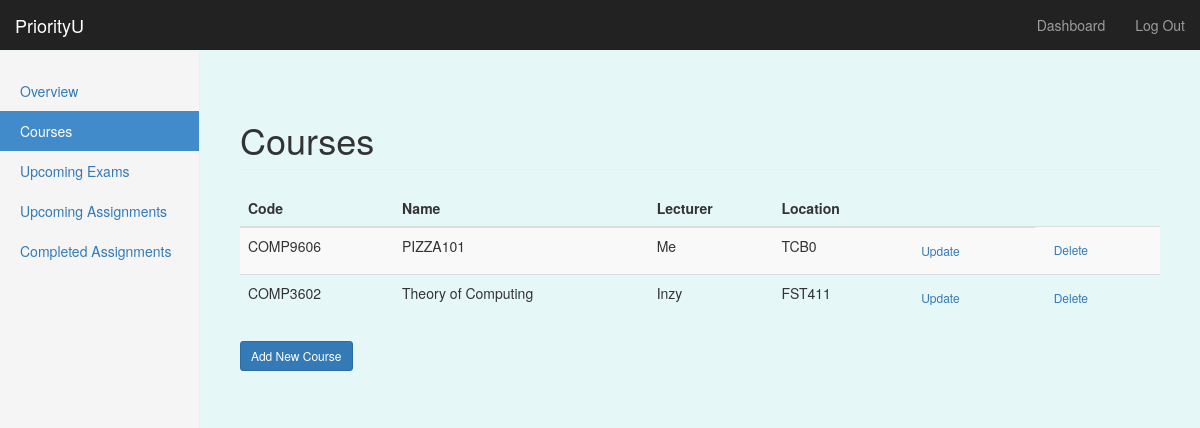
The page /dashboard/courses (signed in) on the database its author committed.
### priorityU/models/models.py (models this page shows, shortened)
class Courses(db.Model):
    __tablename__ = 'courses'
    c_id = db.Column(db.Integer, primary_key=True)
    course_code = db.Column(db.String, nullable=False)
    course_name = db.Column(db.String, nullable=False)
    lecturer = db.Column(db.String, nullable=False)
    location = db.Column(db.String, nullable=False)
    user_id = db.Column(db.Integer, db.ForeignKey('users.id'))

### priorityU/routes.py (the view)
@app.route('/dashboard/courses')
@login_required
def courses():
    user_courses = Courses.query.filter_by(user_id=current_user.get_id()).order_by(Courses.course_code.desc()).all()
    return render_template('courses.html', name=current_user.username, courses=user_courses,add_state=False,edit_state=False, form=None)

### priorityU/routes.py (called while the page is built)
@login_manager.user_loader
def load_user(user_id):
    return User.query.get(int(user_id))

### priorityU/templates/courses.html (shortened to what this page needs)
{% extends "bootstrap/base.html" %}
{% import "bootstrap/wtf.html" as wtf %}
{% block styles %}
{{super()}}
<link rel="stylesheet" href="{{url_for('.static', filename='style.css')}}">
{% endblock %}
{% block content %}
    <nav class="navbar navbar-inverse navbar-fixed-top">
      <div class="container-fluid">
        <div class="navbar-header">
          <a class="navbar-brand" href="#">PriorityU</a>
        </div>
        <div id="navbar" class="navbar-collapse collapse">
          <ul class="nav navbar-nav navbar-right">
            <li><a href="#">Dashboard</a></li>
            <li><a href="{{ url_for('logout') }}">Log Out</a></li>
          </ul>
        </div>
      </div>
    </nav>
    <div class="container-fluid">
      <div class="row">
        <div class="col-sm-3 col-md-2 sidebar">
          <ul class="nav nav-sidebar">
              <li {% if request.endpoint == 'dashboard' %} class="active" {% endif %}> <a href="{{url_for('dashboard')}}">Overview</a></li>
              <li {% if request.endpoint == 'courses' %} class="active" {% endif %}><a href="{{url_for('courses')}}" id="tab2-id">Courses</a></li>
              <li {% if request.endpoint == 'exams' %} class="active" {% endif %}><a href="{{url_for('exams')}}">Upcoming Exams</a></li>
              <li {% if request.endpoint == 'assignments' %} class="active" {% endif %}><a href="{{url_for('assignments')}}">Upcoming Assignments</a></li>
              <li {% if request.endpoint == 'completed' %} class="active" {% endif %} ><a href="{{url_for('completed')}}">Completed Assignments</a></li>
          </ul>
        </div>
       {% if add_state and form %}
       <div class="col-sm-4 col-md-offset-2 main">
         <form class="form-signin" method="POST">
            <h2 class="form-signin-heading">Add Course</h2>
            {{ form.hidden_tag() }}
            {{ wtf.form_field(form.code) }}
            {{ wtf.form_field(form.title) }}
            {{ wtf.form_field(form.lecturer) }}
            {{ wtf.form_field(form.location) }}
            <button class="btn btn-sm btn-primary" type="submit">Create</button>
            <a href="{{ url_for('courses') }}">Cancel</a>
         </form>
       <div class="col-sm-4 col-md-offset-2 main">
       {% else %}
       <div class="col-sm-9 col-sm-offset-3 col-md-10 col-md-offset-2 main">
          <h1 class="page-header">Courses</h1>
          <table class="table table-striped table-hover">
            <thead class="thead-dark">
                <tr>
                    <th>Code</th><th>Name</th><th>Lecturer</th><th>Location</th><th></th>
                </tr>
            </thead>
            <tbody>
                {% for c in courses %}
                <tr>
                    <td>{{c.course_code}}</td>
                    <td>{{c.course_name}}</td>
                    <td>{{c.lecturer}}</td>
                    <td>{{c.location}}</td>
                    <td>
                      <a href='#' class="btn btn-secondary btn-sm">Update</a>
                    </td>
                    <td>
                      <a href='/dashboard/assignments/{{c.c_id}}' class="btn btn-secondary btn-sm">Delete</a>
                    </td>
                </tr>
                {% endfor %}
            </tbody>
          </table>
       <h4><a href="{{ url_for('addCourse') }}" class="btn btn-primary btn-sm">Add New Course</a></h4>
      </div>
      {% endif %}
      </div>
    </div>
{% endblock %}

### priorityU/static/style.css (style rules this page uses)
body { padding-top: 50px; }
.navbar-fixed-top { border: 0; }
.sidebar { display: none; }
@media (min-width: 768px) { .sidebar { position: fixed; top: 51px; bottom: 0; left: 0; z-index: 1000; display: block; padding: 20px; overflow-x: hidden; overflow-y: auto; background-color: #f5f5f5; border-right: 1px solid #eee; } }
.nav-sidebar { margin-right: -21px; margin-bottom: 20px; margin-left: -20px; }
.nav-sidebar > li > a { padding-right: 20px; padding-left: 20px; }
.nav-sidebar > .active > a, .nav-sidebar > .active > a:hover, .nav-sidebar > .active > a:focus { color: #fff; background-color: #428bca; }
.main { padding: 20px; }
@media (min-width: 768px) { .main { padding-right: 40px; padding-left: 40px; } }
.main .page-header { margin-top: 0; }
body { padding-top: 100px; padding-bottom: 40px; background-color: #e6f7f8; }

### rows shown on the page
Courses: course_code "COMP9606", course_name "PIZZA101", lecturer "Me", location "TCB0"
Courses: course_code "COMP3602", course_name "Theory of Computing", lecturer "Inzy", location "FST411"
